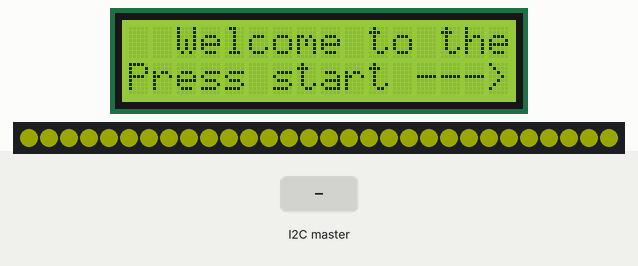
This sketch was run on a simulated Arduino Uno, built with avr-gcc and run on an emulated ATmega328P. On the bench: 16×2 character LCD, 30 RGB LEDs in strip order, left to right. The inputs (shaded band) are chosen by the test bench. Dim RGB values are drawn brighter than linear.

Above: at 1.2 s.
1.3 s: the I2C master sends "s"
At 1.74 s:
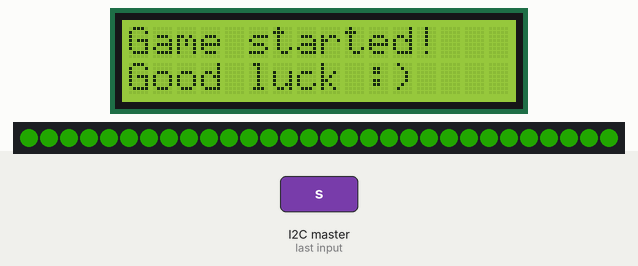
3.9 s: the I2C master sends "l"
At 4.14 s:
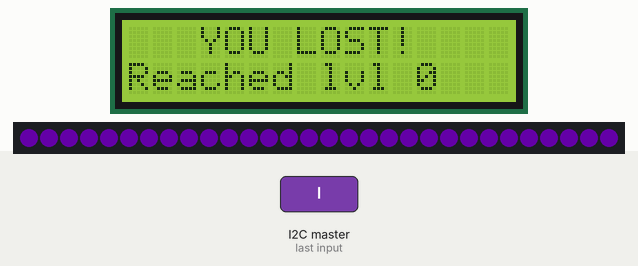
6.3 s: the I2C master sends "s"
At 7.68 s:
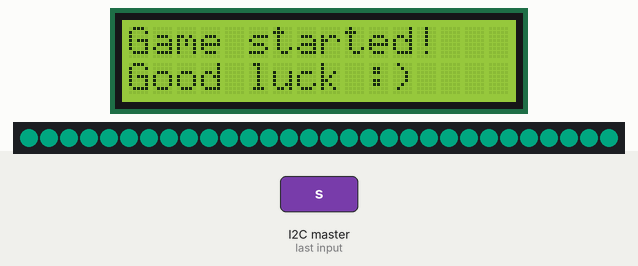
9.3 s: the I2C master sends "l"
At 10.08 s:
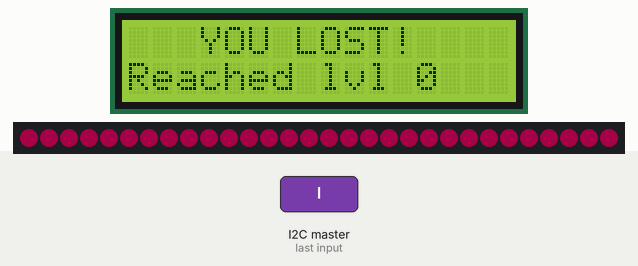
12.3 s: the I2C master sends "s"
At 13.4 s:
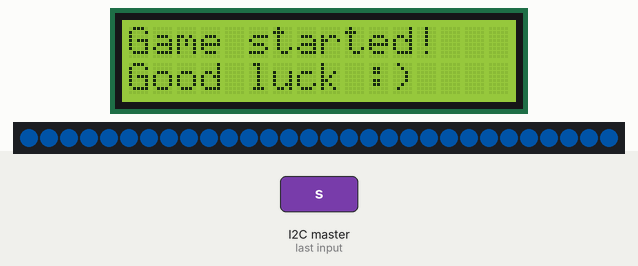
15.3 s: the I2C master sends "l"
At 16.1 s:
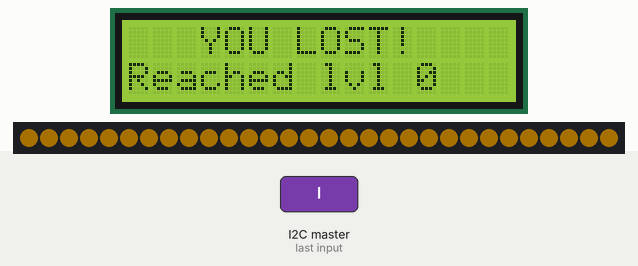

The sketch:

362_project_lcdscreen.ino
```cpp
#include <Wire.h>
#include <LiquidCrystal.h>
#include <Adafruit_NeoPixel.h>
#define LCD_SLAVE_ADDR 1

// lcd setup
LiquidCrystal lcd(12, 11, 5, 4, 3, 2);
const int LCD_COLS = 16;

String welcomeMsg = "   Welcome to the game!   ";
String bottomLine = "Press start --->";

int scrollIndex = 0;
unsigned long lastScrollTime = 0;
const unsigned long scrollInterval = 400;

// game state
const int idle   = 0;
const int playing = 1;
const int win    = 2;
const int lose   = 3;

int gameState = idle;

// I2C flags
volatile bool startFlag = false;
volatile bool loseFlag  = false;

// score from master
volatile int pendingScore = 0;

// rgb strip stuff
#define LED_PIN 7
#define NUM_LEDS 30

Adafruit_NeoPixel strip(NUM_LEDS, LED_PIN, NEO_GRB + NEO_KHZ800);
unsigned long lastColorTime = 0;
uint16_t colorWheelPos = 0;


void setup() {
  lcd.begin(16, 2);
  lcd.clear();
  lcd.setCursor(0,0); lcd.print("Loading...");
  lcd.setCursor(0,1); lcd.print(bottomLine);

  strip.begin();
  strip.setBrightness(40);
  strip.show();

  Wire.begin(1);
  Wire.onReceive(onReceiveCommand);

  gameState = idle;
}


void loop() {

  if (startFlag) {
    startFlag = false;
    startGame();
  }


  if (loseFlag) {
    loseFlag = false;
    showLose(pendingScore);
  }

  if (gameState == idle) {
    scrollWelcomeMessage();
  }

  fadeRGBStrip();
}


// recieving commands
void onReceiveCommand(int count) {
  if (count <= 0) return;

  char cmd = Wire.read();
  count--;

  // start game
  if (cmd == 's') {
    startFlag = true;
    while (Wire.available()) Wire.read();
    return;
  }


  // lose game
  if (cmd == 'l') {
    int score = 0;

    while (Wire.available()) {
      char c = Wire.read();

      // keep only digits
      if (c >= '0' && c <= '9') {
        score = score * 10 + (c - '0');
      }
    }

    pendingScore = score;
    loseFlag = true;
    return;
  }

  while (Wire.available()) Wire.read();
}


void startGame() {
  gameState = playing;
  lcd.clear();
  lcd.setCursor(0,0); lcd.print("Game started!");
  lcd.setCursor(0,1); lcd.print("Good luck :) ");
}


void showLose(int score) {
  gameState = lose;
  lcd.clear();
  lcd.setCursor(0,0); lcd.print("   YOU LOST!  ");

  lcd.setCursor(0,1);
  lcd.print("Reached lvl ");
  lcd.print(score);
}

// Scrolling welcome message
void scrollWelcomeMessage() {
  unsigned long now = millis();
  if (now - lastScrollTime < scrollInterval) return;
  lastScrollTime = now;

  int len = welcomeMsg.length();
  String window = "";

  for (int i = 0; i < LCD_COLS; i++) {
    int idx = (scrollIndex + i) % len;
    window += welcomeMsg[idx];
  }

  lcd.setCursor(0,0); lcd.print(window);
  lcd.setCursor(0,1); lcd.print(bottomLine);

  scrollIndex++;
  if (scrollIndex >= len) scrollIndex = 0;
}


// rgb fading
void fadeRGBStrip() {
  if (millis() - lastColorTime < 20) return;
  lastColorTime = millis();

  uint32_t color = strip.ColorHSV(colorWheelPos * 256);
  strip.fill(color);
  strip.show();

  colorWheelPos++;
  if (colorWheelPos >= 255) colorWheelPos = 0;
}
```

Measured:
- after the input at 1.3 s, the display: changes after 0.29 s (image 1)
- after the input at 3.9 s, the display: changes after 0.10 s (image 2)
- after the input at 6.3 s, the display: first changes after 0.32 s (image 3 shows a later state)
- after the input at 9.3 s, the display: first changes at once (image 4 shows a later state)
- after the input at 12.3 s, the display: first changes after 0.06 s (image 5 shows a later state)
- after the input at 15.3 s, the display: first changes after 0.06 s (image 6 shows a later state)
